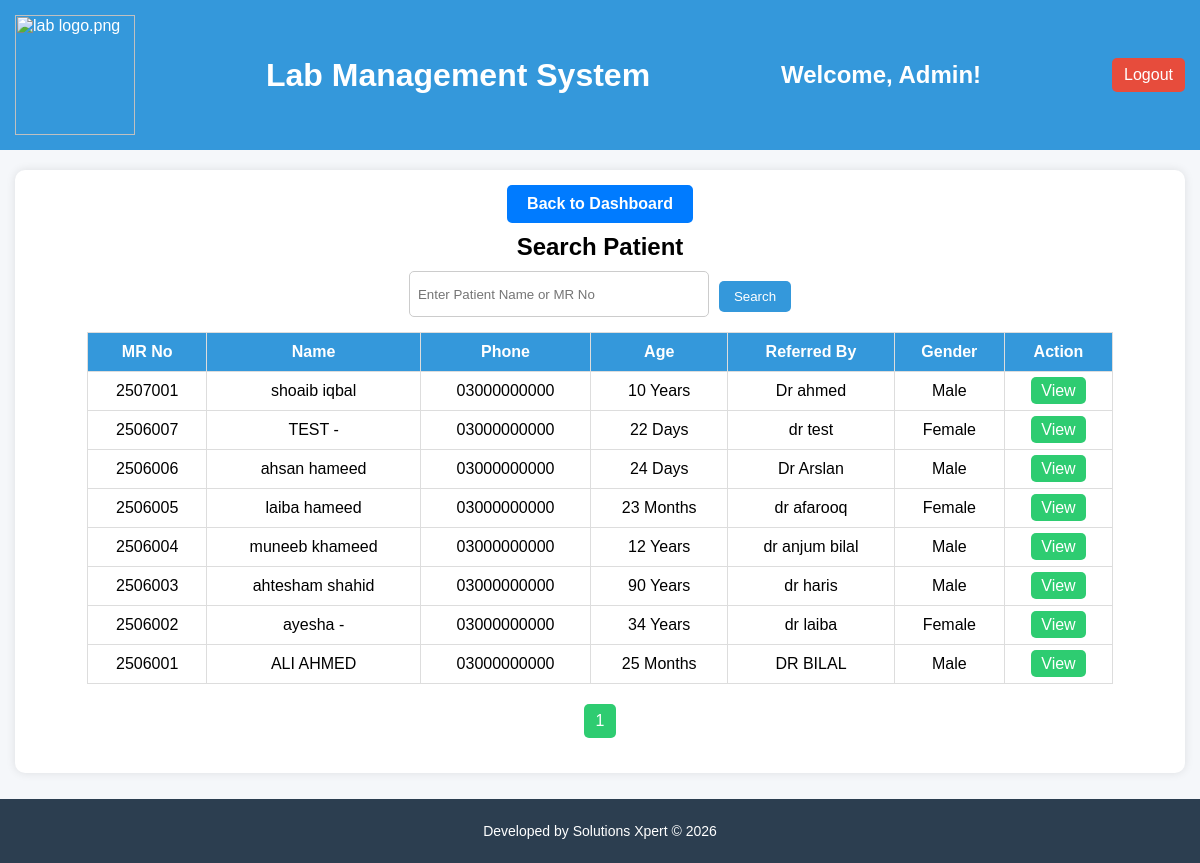
Page /search_patient.php (signed in) on the committed database.
### tables this page shows
CREATE TABLE `patients` (
  `id` int(11) NOT NULL,
  `mr_no` varchar(20) DEFAULT NULL,
  `name` varchar(100) DEFAULT NULL,
  `age` varchar(20) DEFAULT NULL,
  `gender` varchar(10) DEFAULT NULL,
  `address` text DEFAULT NULL,
  `phone` varchar(20) DEFAULT NULL,
  `referred_by` varchar(255) DEFAULT NULL,
  `created_at` timestamp NOT NULL DEFAULT current_timestamp()
);

### search_patient.php (the view, shortened to what this page needs)
<?php
include "db.php";
include "header.php";
$limit = 10;
$page = isset($_GET['page']) ? (int)$_GET['page'] : 1;
$offset = ($page - 1) * $limit;
$patients = [];
$total_patients = 0;
if ($_SERVER['REQUEST_METHOD'] == 'POST' && !empty($_POST['search'])) {
    $search = mysqli_real_escape_string($conn, $_POST['search']);
    $query = "SELECT * FROM patients WHERE mr_no LIKE '%$search%' OR name LIKE '%$search%' ORDER BY id DESC LIMIT $limit OFFSET $offset";
    $count_query = "SELECT COUNT(*) AS total FROM patients WHERE mr_no LIKE '%$search%' OR name LIKE '%$search%'";
} else {
    $query = "SELECT * FROM patients ORDER BY id DESC LIMIT $limit OFFSET $offset";
    $count_query = "SELECT COUNT(*) AS total FROM patients";
}
$result = mysqli_query($conn, $query);
while ($row = mysqli_fetch_assoc($result)) {
    $patients[] = $row;
}
$count_result = mysqli_query($conn, $count_query);
if ($count_row = mysqli_fetch_assoc($count_result)) {
    $total_patients = $count_row['total'];
}
$total_pages = ceil($total_patients / $limit);
$page_range = 2;
$start_page = max(1, $page - $page_range);
$end_page = min($total_pages, $page + $page_range);
?>
<!DOCTYPE html>
<html lang="en">
<head>
    <link rel="stylesheet" href="style.css">
</head>
<body>
<main>
<div class="table-container" style="margin-top: 20px;">
<div style="text-align: center; margin-top: 20px;">
    <a href="dashboard.php" class="back-button" style="margin-bottom: 0px;margin-top: -20px;">Back to Dashboard</a>
</div>
    <h2 style="text-align: center;margin-top: 10px;margin-bottom: 10px;">Search Patient</h2>
    <form method="POST" action="search_patient.php" class="search-form">
        <input type="text" name="search" placeholder="Enter Patient Name or MR No" style="margin-top: -10px;margin-bottom: -5px;">
        <button type="submit">Search</button>
    </form>
    <?php if (!empty($patients)) { ?>
        <table>
            <thead>
                <tr>
                    <th>MR No</th>
                    <th>Name</th>
                    <th>Phone</th>
                    <th>Age</th>
					<th>Referred By</th>
                    <th>Gender</th>
                    <th>Action</th>
                </tr>
            </thead>
            <tbody>
                <?php foreach ($patients as $patient) { ?>
                    <tr>
                        <td><?php echo htmlspecialchars($patient['mr_no']); ?></td>
                        <td><?php echo htmlspecialchars($patient['name']); ?></td>
                        <td><?php echo htmlspecialchars($patient['phone']); ?></td>
                        <td><?php echo htmlspecialchars($patient['age']); ?></td>
						<td><?php echo htmlspecialchars($patient['referred_by']); ?></td>
						<td><?php echo htmlspecialchars($patient['gender']); ?></td>
                        <td>
                            <a href="patient_dashboard.php?mr_no=<?php echo urlencode($patient['mr_no']); ?>" class="action-btn">View</a>
                        </td>
                    </tr>
                <?php } ?>
            </tbody>
        </table>
        <div class="pagination">
            <?php
            for ($i = $start_page; $i <= $end_page; $i++):
                $class = ($i == $page) ? 'current' : '';
            ?>
                <a href="?page=<?php echo $i; ?>" class="<?php echo $class; ?>"><?php echo $i; ?></a>
            <?php endfor; ?>
        </div>
    <?php } else { ?>
        <p class="no-results">No patients found!</p>
    <?php } ?>
	</DIV>
</main>
</body>
</html>
<?php include "footer.php"; ?>

### header.php (shortened to what this page needs)
<?php
$username = $_SESSION['username'] ?? '';
?>
<header>
	<img src="loggo.png" alt="lab logo.png" style="width: 120px;margin-bottom: 0px;padding-bottom: 0px;">
   <h1>
        <a href="<?php echo isset($_SESSION['username']) ? 'dashboard.php' : 'login.php'; ?>" class="header-link">
            Lab Management System
        </a>
    </h1>
    <?php if (!empty($username)) { ?>
        <h2 style="text-align: center; color:white;">Welcome, <?php echo ucfirst($username); ?>!</h2>
        <a href="logout.php" class="logout-btn" style="text-decoration: none; color: inherit;">Logout</a>
    <?php } ?>
</header>

### footer.php (shortened to what this page needs)
<footer>
    <p>Developed by Solutions Xpert &copy; <?php echo date('Y'); ?></p>
</footer>

### style.css (style rules this page uses)
body { font-family: Arial, sans-serif; margin: 0; background: #f5f7fa; }
header { background-color: #3498db; color: white; padding: 15px; display: flex; justify-content: space-between; align-items: center; }
.logout-btn { color: white; background: #e74c3c; padding: 8px 12px; text-decoration: none; border-radius: 5px; }
.search-form { display: flex; justify-content: center; margin-bottom: 20px; }
.search-form input[type="text"] { padding: 10px; width: 300px; border: 1px solid #ccc; border-radius: 5px 0 0 5px; outline: none; }
.search-form button { padding: 10px 20px; background-color: #3498db; border: none; color: white; cursor: pointer; border-radius: 0 5px 5px 0; transition: background-color 0.3s; }
.header-link { text-decoration: none; color: inherit; }

### search_patient.php (style rules this page uses)
.table-container { width: 95%; margin: 20px auto; background-color: #fff; border-radius: 10px; padding: 15px; box-shadow: 0 0 10px rgba(0,0,0,0.1); }
table { width: 90%; margin: 20px auto; border-collapse: collapse; }
th, td { padding: 10px; border: 1px solid #ddd; text-align: center; }
th { background-color: #3498db; color: white; }
.action-btn { background-color: #2ecc71; color: white; padding: 5px 10px; border-radius: 5px; text-decoration: none; transition: background 0.3s; }
.search-form { margin-top: 20px; text-align: center; }
.search-form input[type="text"] { padding: 8px; width: 300px; border: 1px solid #ccc; border-radius: 5px; }
.search-form button { padding: 8px 15px; background-color: #3498db; color: white; border: none; border-radius: 5px; margin-left: 10px; cursor: pointer; }
.pagination { margin: 20px 0; text-align: center; }
.pagination a { display: inline-block; margin: 0 5px; padding: 8px 12px; background-color: #3498db; color: white; text-decoration: none; border-radius: 5px; }
.pagination .current { background-color: #2ecc71; }
.back-button { display: inline-block; background-color: #007BFF; color: white; padding: 10px 20px; border-radius: 5px; text-decoration: none; font-weight: bold; font-size: 16px; transition: background-color 0.3s ease; margin-bottom: 20px; cursor: pointer; }

### footer.php (style rules this page uses)
footer { position: fixed; left: 0; bottom: 0; width: 100%; text-align: center; padding: 10px 0; background-color: #2c3e50; color: white; font-size: 14px; }
body { padding-bottom: 70px; }

### rows in the picture
patients: mr_no "2507001", name "shoaib iqbal", phone "03000000000", age "10 Years", referred_by "Dr ahmed", gender "Male"
patients: mr_no "2506007", name "TEST -", phone "03000000000", age "22 Days", referred_by "dr test", gender "Female"
patients: mr_no "2506006", name "ahsan hameed", phone "03000000000", age "24 Days", referred_by "Dr Arslan", gender "Male"
patients: mr_no "2506005", name "laiba hameed", phone "03000000000", age "23 Months", referred_by "dr afarooq", gender "Female"
patients: mr_no "2506004", name "muneeb khameed", phone "03000000000", age "12 Years", referred_by "dr anjum bilal", gender "Male"
patients: mr_no "2506003", name "ahtesham shahid", phone "03000000000", age "90 Years", referred_by "dr haris", gender "Male"
patients: mr_no "2506002", name "ayesha -", phone "03000000000", age "34 Years", referred_by "dr laiba", gender "Female"
patients: mr_no "2506001", name "ALI AHMED", phone "03000000000", age "25 Months", referred_by "DR BILAL", gender "Male"

### other values in the picture
$username "Admin"
